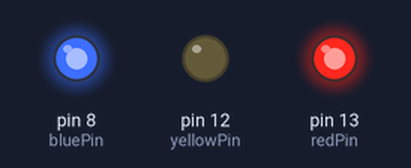
The sketch below on a simulated Arduino Uno, built with avr-gcc and run on an emulated ATmega328P. On the bench: output pins drawn as LEDs (lit = HIGH).

Above: at 0.2 s.
At 3.8 s:
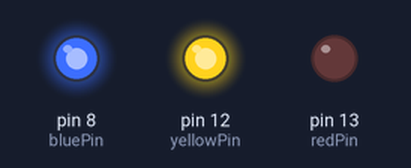
At 8.3 s:
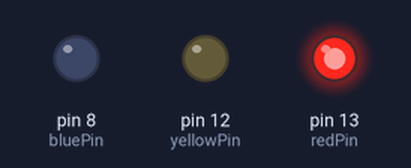
At 10.1 s:
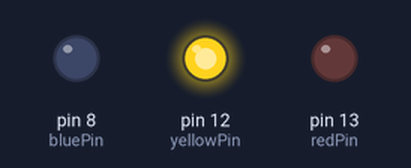
At 12.3 s:
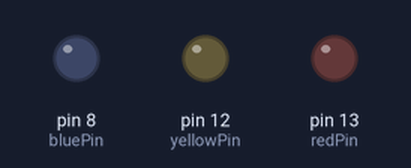
At 16.8 s:
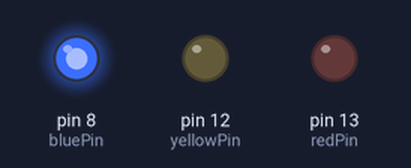
Timing chart, 0 to 17.6 s (numbered marks = the images above):
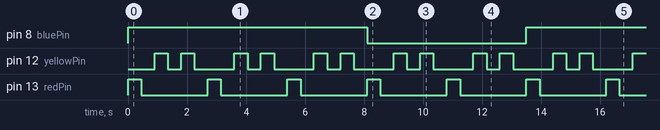

The sketch:

INO_LOOPS.ino
```cpp
int redPin=13;
int yellowPin=12;
int bluePin = 8;
int delayT = 450;
int i;
void setup() {
pinMode(redPin,OUTPUT);
pinMode(yellowPin,OUTPUT);
pinMode(bluePin,OUTPUT);
}

void loop() {

for(i = 0; i<5; i++){
  if(i<=2){
    digitalWrite(bluePin,HIGH);
  }else{
    digitalWrite(bluePin,LOW);
  }
  digitalWrite(redPin,HIGH);
  delay(delayT);
  digitalWrite(redPin,LOW);
  delay(delayT);

    for(int j = 0; j<2; j++){
       digitalWrite(yellowPin,HIGH);
       delay(delayT);
       digitalWrite(yellowPin,LOW);
       delay(delayT);
    }

}

}
```

Measured:
- by itself, pin 8 (bluePin): alternates HIGH for 8.1 s and LOW for 5.4 s
- by itself, pin 12 (yellowPin): repeats every 2.7 s: LOW 0.45 s, HIGH 0.45 s, LOW 1.4 s, HIGH 0.45 s
- by itself, pin 13 (redPin): alternates HIGH for 0.45 s and LOW for 2.3 s
